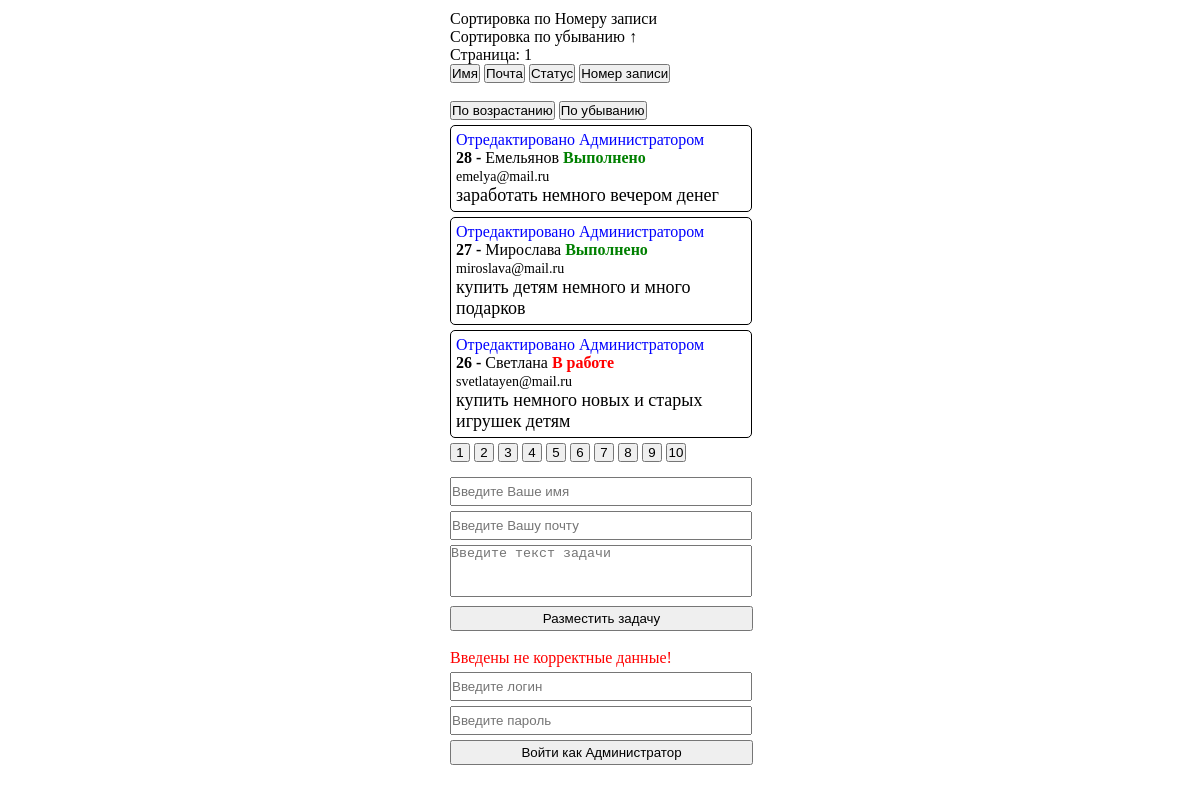
/ (signed in), run on the app's committed database.
### tables this page shows
CREATE TABLE `tasks` (
  `id` int(10) NOT NULL,
  `show_task` int(10) NOT NULL COMMENT 'отображение задачи',
  `name_user` varchar(255) NOT NULL COMMENT 'имя пользователя',
  `email` varchar(255) NOT NULL,
  `text_task` text NOT NULL,
  `date_time` datetime NOT NULL DEFAULT CURRENT_TIMESTAMP,
  `mark` int(13) NOT NULL COMMENT 'время в миллисекундах для определния пользователя',
  `edited` int(10) NOT NULL
);

### loaderclasses.php (called while the page is built, shortened)
<?php
function myAutoLoader($className){
    $path = 'classes/';
    $ext = '.php';
    $fullPath = $path . $className . $ext;
}

### model.php (called while the page is built, shortened)
<?php
class Model extends Main{
    private $offset;
    protected function getData($cookie, $offset, $limit, $sort){
        $this->cookie = $cookie;
        $offset < 0 ? $this->offset = 0 : $this->offset = $offset;
        $this->limit = $limit;
        $sql_get_data = "SELECT * FROM tasks ORDER BY $this->cookie $sort LIMIT $this->offset, $this->limit ";
        $result = mysqli_query($this->connect(), $sql_get_data);
        return mysqli_fetch_all($result, MYSQLI_ASSOC);
    }
}

### main.php (called while the page is built, shortened)
<?php
class Main{
    private $host = '127.0.0.1';
    private $name = 'mysql';
    private $password = 'mysql';
    private $db = 'apartments';
    protected function connect(){
        $link = mysqli_connect($this->host, $this->name, $this->password, $this->db);
        mysqli_set_charset($link, 'utf8');
        return $link;
    }
}

### view.php (called while the page is built)
<?php
class View extends Model{
    public function getTasks($cookie, $offset, $limit, $sort){
        return $this->getData($cookie, $offset, $limit, $sort);
    }
}

### index.php (the view, shortened to what this page needs)
<?php
    require "loaderclasses.php";
    $get_data = new View();
    $take_data = $get_data->getTasks($_SESSION['name'], $_SESSION['count'], 3, $_SESSION['sort']);
    $take_data_all = $get_data->getTasks($_SESSION['name'], 0, 1000, $_SESSION['sort']);
?>
<!doctype html>
<html lang="en">
<head>
    <link rel="stylesheet" href="styles/styles.css">
</head>
<body>
<div class="task-box-block">
    <div class="task-block">
        <form action="" method="post">
            <?php
            if ($_SESSION['name'] === name_user) {
                echo '<p>Сортировка по Имени</p>';
            } elseif($_SESSION['name'] === email) {
                echo '<p>Сортировка по Почте</p>';
            }elseif($_SESSION['name'] === show_task){
                echo '<p>Сортировка по Статусу</p>';
            }elseif($_SESSION['name'] === id){
                echo '<p>Сортировка по Номеру записи</p>';
            }
            ?>
            <?php
            if ($_SESSION['sort'] === ASC) {
                echo '<p>Сортировка по возрастанию &#8595;</p>';
            } else {
                echo '<p>Сортировка по убыванию &#8593;</p>';
            }
            ?>
            <p>Страница: <?php echo($_SESSION['count'] / 3 + 1); ?></p>
            <input type="submit" name="sort-button" id="sort-button" value="Имя">
            <input type="submit" name="sort-button" id="sort-button" value="Почта">
            <input type="submit" name="sort-button" id="sort-button" value="Статус">
            <input type="submit" name="sort-button" id="sort-button" value="Номер записи"><br><br>
            <input type="submit" name="sort-button" id="sort-button" value="По возрастанию">
            <input type="submit" name="sort-button" id="sort-button" value="По убыванию">
        </form>
        <?php foreach ($take_data as $value):?>
        <div class="each-task">
            <form action="classes/controller.php" method="post">
            <?php
            if(!$_SESSION['admin']){
                if($value['edited'] === '1'){
                    echo '<p style="color: blue;">Отредактировано Администратором</p><br>';
                }
            }
            ?>
            <?php
                if($_SESSION['admin']){
                    echo '<input style="width: 20px;" readonly name="id-user" value="' . $value['id'] . '">';
                }else{
                    echo '<p name="id-user"><b>'. $value['id'] . ' - </b></p>';
                }
            ?>
            <p><?= $value['name_user'] ?></p>
            <?php
            if ($value['show_task'] === '1') {
                echo '<p style="font-weight: bold; color: green; margin-right: 5px;">Выполнено</p>';
            } else {
                echo '<p style="font-weight: bold; color: red; margin-right: 5px;">В работе</p>';
            }
            ?>
            <br>
            <p style="font-size: 14px;"><?= $value['email'] ?></p><br>
            <p style="font-size: 18px;"><?= $value['text_task'] ?></p>
            </form>
        </div>
        <?php endforeach;?>
        <form action="" method="post">
            <?php $i = 0;?>
            <?php foreach ($take_data_all as $val):?><?php ++$i;?><?php endforeach;?>
            <?php for ($m = 1; $m < ceil($i/3) + 1; $m++):?>
                <input type="submit" name="button-navigation" id="button-page" value="<?= $m;?>">
            <?php endfor;?>
        </form>
    </div>
</div>
<div class="form-task-box-block">
    <div class="form-task-block">
        <form action="classes/controller.php" method="post">
            <input type="text" id="form-name" name="name" placeholder="Введите Ваше имя">
            <input type="text" id="form-email" name="email" placeholder="Введите Вашу почту">
            <textarea type="text" name="text" placeholder="Введите текст задачи"></textarea>
            <input type="submit" id="form-button" name="button" value="Разместить задачу">
        </form><br>
        <form action="classes/controller.php" method="post">
            <?php
            if($_SESSION['message_admin']){
                echo '<p style="color: red;">' . $_SESSION['message_admin'] . '</p>';
            }
            ?>
            <input type="name" name="name-ad" id="form-name" placeholder="Введите логин">
            <input type="password" name="password" id="form-name" placeholder="Введите пароль">
            <input type="submit" id="form-button" name="second-button" value="Войти как Администратор">
        </form>
    </div>
</div>
</body>
</html>

### styles.css (style rules this page uses)
* { margin: 0; padding: 0; }
.task-box-block, .form-task-box-block { box-sizing: border-box; margin-top: 10px; }
.task-block { width: 300px; position: relative; margin-left: auto; margin-right: auto; }
.form-task-block { width: 300px; position: relative; margin-left: auto; margin-right: auto; }
#form-name, #form-email { width: 298px; height: 25px; margin-top: 5px; }
#form-button { width: 303px; height: 25px; margin-top: 5px; }
textarea { width: 300px; height: 50px; resize: none; margin-top: 5px; }
.each-task { width: 290px; border: 1px solid black; border-radius: 5px; margin: 5px auto; padding: 5px; }
.each-task p { display: inline; }
#button-page { width: 20px; }

### data on the page
tasks: edited "Отредактировано Администратором", id "28", name_user "Емельянов", show_task "Выполнено", email "emelya@mail.ru", text_task "заработать немного вечером денег"
tasks: edited "Отредактировано Администратором", id "27", name_user "Мирослава", show_task "Выполнено", email "miroslava@mail.ru", text_task "купить детям немного и много подарков"
tasks: edited "Отредактировано Администратором", id "26", name_user "Светлана", show_task "В работе", email "svetlatayen@mail.ru", text_task "купить немного новых и старых игрушек детям"

### other printed values
$_SESSION['count'] / 3 + 1 "1"
$_SESSION['message_admin'] "Введены не корректные данные!"
